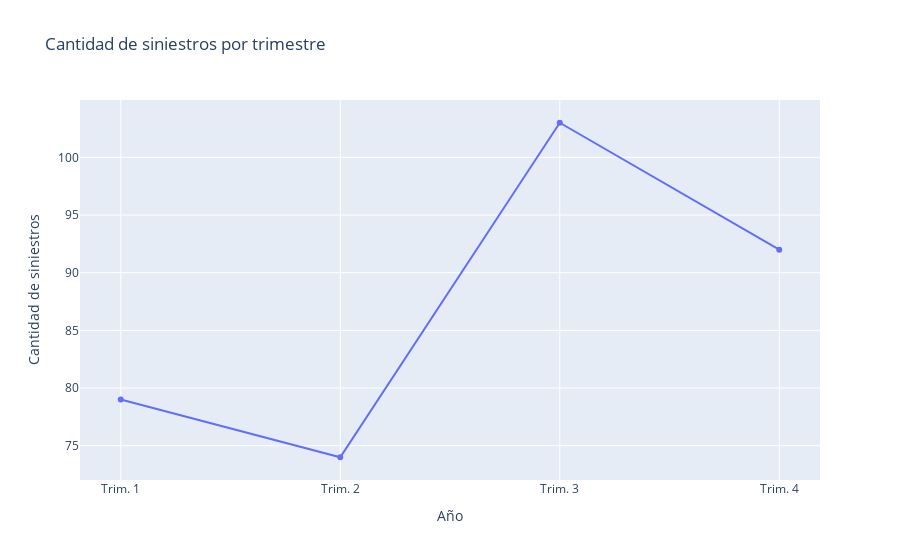

The cell this chart's notebook holds for it:
### Code cell
import pandas as pd
import plotly.graph_objs as go

# Suponiendo que tu DataFrame se llama df y las columnas son 'CODIGO_ACCIDENTE' y 'fecha de vencimiento - Año'

# Crear un DataFrame resumen que cuente los siniestros por año
siniestros_por_año = df.groupby('fecha de vencimiento - Trimestre')['CODIGO_ACCIDENTE'].count().reset_index()

# Crear el gráfico de líneas
fig = go.Figure()

# Añadir la línea al gráfico
fig.add_trace(go.Scatter(x=siniestros_por_año['fecha de vencimiento - Trimestre'], 
                         y=siniestros_por_año['CODIGO_ACCIDENTE'], 
                         mode='lines+markers', 
                         name='Siniestros por año'))

# Actualizar el diseño del gráfico
fig.update_layout(title='Cantidad de siniestros por trimestre',
                   xaxis_title='Año',
                   yaxis_title='Cantidad de siniestros')

# Mostrar el gráfico
fig.show()

### Figure 1 — Plotly figure (JSON) as saved in the notebook; plotly's stock layout.template omitted (floating-point values rounded to 4 significant figures)
{"data": [{"mode": "lines+markers", "name": "Siniestros por año", "type": "scatter", "x": ["Trim. 1", "Trim. 2", "Trim. 3", "Trim. 4"], "y": [79, 74, 103, 92]}], "layout": {"title": {"text": "Cantidad de siniestros por trimestre"}, "xaxis": {"title": {"text": "Año"}}, "yaxis": {"title": {"text": "Cantidad de siniestros"}}}}
